Frame 1 (no input): blank canvas, image omitted
Frame 60 (the mouse pressed at the canvas centre just before this capture): blank canvas, image omitted
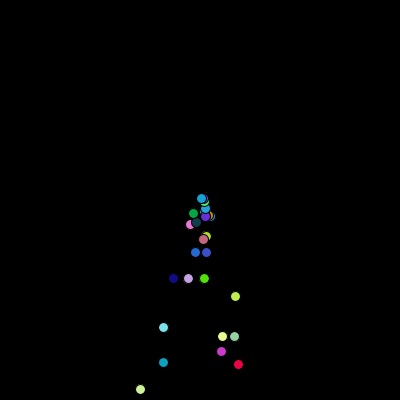
Frame 120 (the mouse held since frame 60 and released just before this capture)

The Processing sketch whose frames 1 and 60 were blank and that drew this single picture after the mouse press (run headless with seeded random() and noise(); from frame 60 on, the mouse is pressed at the canvas centre):

// Processing sketch: version_control_launch_sketch
// ── version_control_launch_sketch.pde
ArrayList<Particle> particles;

void setup(){
 size(400,400);
 particles = new ArrayList<Particle>();
}

void draw(){
  background(0);
  for (int j = 0; j > -particles.size(); j--){
    particles.get(abs(j)).update();
    particles.get(abs(j)).display();
    if (particles.get (abs(j)).position.y >= 400){
      particles.remove((abs(j)));
    }
  }
  if(mousePressed == true) {
    particles.add(new Particle(mouseX, mouseY));
  }
}

// ── particle.pde
class Particle {
  
  PVector position;
  PVector velocity;
  PVector acceleration;
  float colourR = random(0, 255);
  float colourG = random(0, 255);
  float colourB = random(0, 255);
  
  
  Particle(float x, float y){
    position = new PVector(x, y);
    velocity = new PVector(random(-2, 2), random(-2, 2));
    acceleration = new PVector(0, 0.5);
  }
  
  void update(){
    velocity.add(acceleration);
    position.add(velocity);
  }
  
  void display(){
    fill(colourR, colourG, colourB);
    ellipse(position.x, position.y, 10, 10);
  }
}
